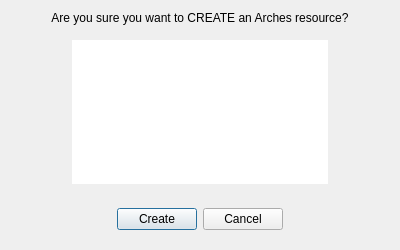
<?xml version="1.0" encoding="UTF-8"?>
<ui version="4.0">
 <class>Dialog</class>
 <widget class="QDialog" name="Dialog">
  <property name="geometry">
   <rect>
    <x>0</x>
    <y>0</y>
    <width>400</width>
    <height>250</height>
   </rect>
  </property>
  <property name="windowTitle">
   <string>Create Arches Resource</string>
  </property>
  <property name="windowIcon">
   <iconset>
    <normaloff>../icons/arches_transparent_bg.png</normaloff>../icons/arches_transparent_bg.png</iconset>
  </property>
  <property name="modal">
   <bool>true</bool>
  </property>
  <layout class="QVBoxLayout" name="verticalLayout">
   <item>
    <widget class="QLabel" name="label">
     <property name="text">
      <string>Are you sure you want to CREATE an Arches resource?</string>
     </property>
     <property name="alignment">
      <set>Qt::AlignCenter</set>
     </property>
    </widget>
   </item>
   <item>
    <widget class="QFrame" name="frame">
     <property name="frameShape">
      <enum>QFrame::NoFrame</enum>
     </property>
     <property name="frameShadow">
      <enum>QFrame::Raised</enum>
     </property>
     <layout class="QHBoxLayout" name="horizontalLayout_2">
      <item>
       <spacer name="horizontalSpacer_3">
        <property name="orientation">
         <enum>Qt::Horizontal</enum>
        </property>
        <property name="sizeHint" stdset="0">
         <size>
          <width>40</width>
          <height>20</height>
         </size>
        </property>
       </spacer>
      </item>
      <item>
       <widget class="QTextEdit" name="infoText">
        <property name="frameShape">
         <enum>QFrame::NoFrame</enum>
        </property>
        <property name="lineWidth">
         <number>0</number>
        </property>
        <property name="verticalScrollBarPolicy">
         <enum>Qt::ScrollBarAlwaysOff</enum>
        </property>
        <property name="horizontalScrollBarPolicy">
         <enum>Qt::ScrollBarAlwaysOff</enum>
        </property>
        <property name="readOnly">
         <bool>true</bool>
        </property>
        <property name="html">
         <string>&lt;!DOCTYPE HTML PUBLIC &quot;-//W3C//DTD HTML 4.0//EN&quot; &quot;http://www.w3.org/TR/REC-html40/strict.dtd&quot;&gt;
&lt;html&gt;&lt;head&gt;&lt;meta name=&quot;qrichtext&quot; content=&quot;1&quot; /&gt;&lt;meta charset=&quot;utf-8&quot; /&gt;&lt;style type=&quot;text/css&quot;&gt;
p, li { white-space: pre-wrap; }
hr { height: 1px; border-width: 0; }
li.unchecked::marker { content: &quot;\2610&quot;; }
li.checked::marker { content: &quot;\2612&quot;; }
&lt;/style&gt;&lt;/head&gt;&lt;body style=&quot; font-family:'Segoe UI'; font-size:9pt; font-weight:400; font-style:normal;&quot;&gt;
&lt;p style=&quot;-qt-paragraph-type:empty; margin-top:0px; margin-bottom:0px; margin-left:0px; margin-right:0px; -qt-block-indent:0; text-indent:0px;&quot;&gt;&lt;br /&gt;&lt;/p&gt;&lt;/body&gt;&lt;/html&gt;</string>
        </property>
       </widget>
      </item>
      <item>
       <spacer name="horizontalSpacer_4">
        <property name="orientation">
         <enum>Qt::Horizontal</enum>
        </property>
        <property name="sizeHint" stdset="0">
         <size>
          <width>40</width>
          <height>20</height>
         </size>
        </property>
       </spacer>
      </item>
     </layout>
    </widget>
   </item>
   <item>
    <widget class="QFrame" name="frame_2">
     <layout class="QHBoxLayout" name="horizontalLayout">
      <item>
       <spacer name="horizontalSpacer_2">
        <property name="orientation">
         <enum>Qt::Horizontal</enum>
        </property>
        <property name="sizeHint" stdset="0">
         <size>
          <width>40</width>
          <height>20</height>
         </size>
        </property>
       </spacer>
      </item>
      <item>
       <widget class="QPushButton" name="createDialogCreate">
        <property name="text">
         <string>Create</string>
        </property>
       </widget>
      </item>
      <item>
       <widget class="QPushButton" name="createDialogCancel">
        <property name="text">
         <string>Cancel</string>
        </property>
       </widget>
      </item>
      <item>
       <spacer name="horizontalSpacer">
        <property name="orientation">
         <enum>Qt::Horizontal</enum>
        </property>
        <property name="sizeHint" stdset="0">
         <size>
          <width>40</width>
          <height>20</height>
         </size>
        </property>
       </spacer>
      </item>
     </layout>
    </widget>
   </item>
  </layout>
 </widget>
 <resources/>
 <connections/>
</ui>
